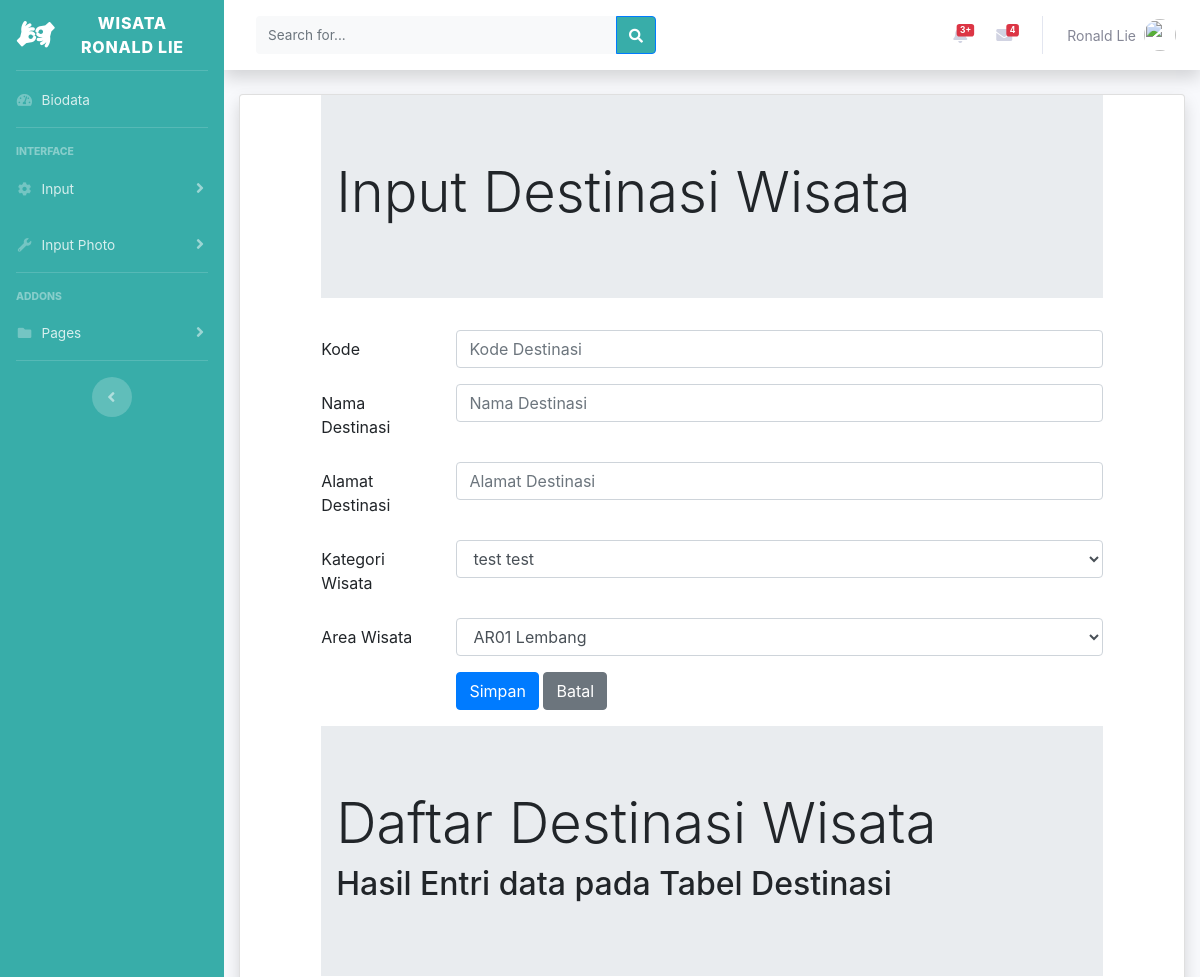
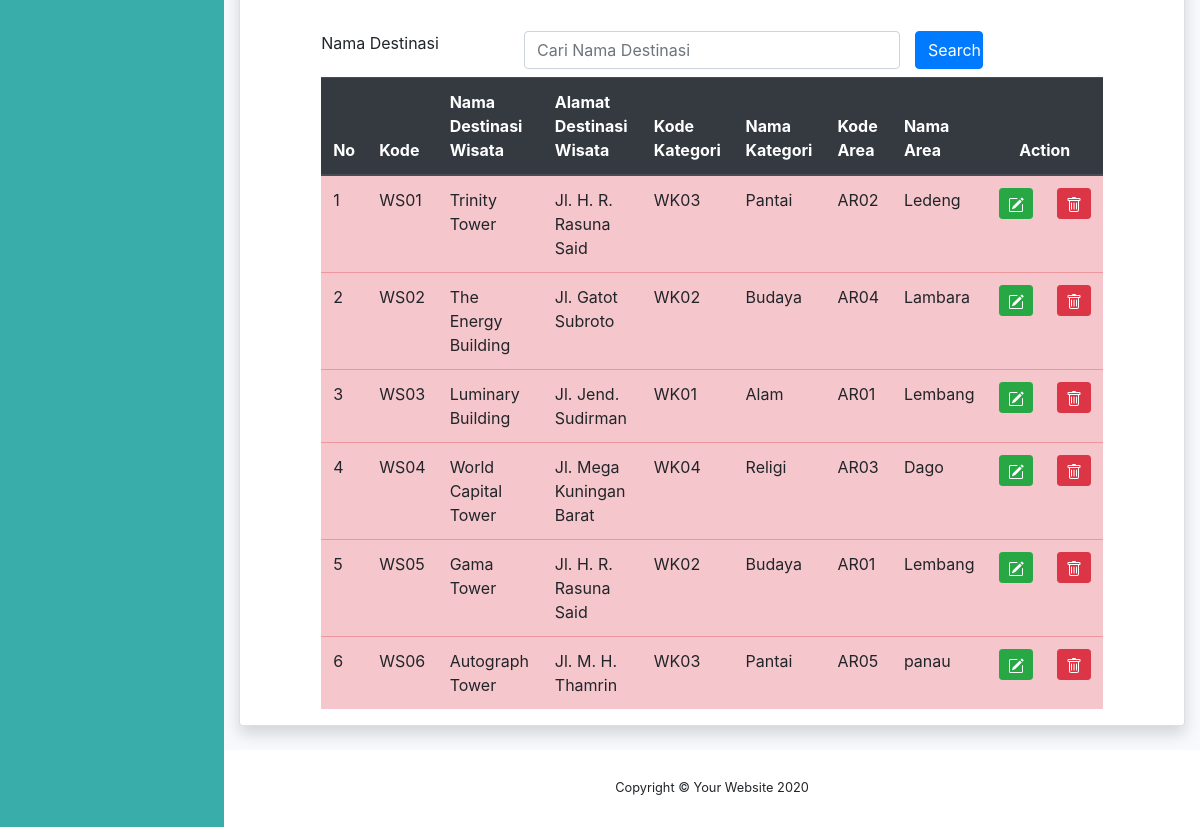
The page /destinasi.php (signed in) on the database its author committed (2 pictures, top to bottom).
### tables this page shows
CREATE TABLE `destinasi` (
  `destinasiID` char(5) NOT NULL,
  `destinasinama` varchar(35) NOT NULL,
  `destinasialamat` varchar(255) NOT NULL,
  `kategoriID` char(4) NOT NULL,
  `areaID` char(4) NOT NULL
);

CREATE TABLE `kategori` (
  `kategoriID` char(4) NOT NULL,
  `kategorinama` char(30) NOT NULL,
  `kategoriketerangan` varchar(255) NOT NULL,
  `kategorireferensi` char(30) NOT NULL
);

CREATE TABLE `area` (
  `areaID` char(4) NOT NULL,
  `areanama` char(25) NOT NULL,
  `areawilayah` char(35) NOT NULL,
  `areaketerangan` varchar(255) NOT NULL,
  `provinsiID` char(2) NOT NULL
);

### destinasi.php (the view, shortened to what this page needs)
<!DOCTYPE html>
<html lang="en">
<head>
</head>
<?php  include "header.php";?>
<div class="container-fluid">
<div class="card shadow mb-4">
<?php
    include "includes/config.php";
    $datakategori = mysqli_query($connection, "select * from kategori");
    $dataarea = mysqli_query($connection, "select * from area");
?>
<html lang="en">
<head>
    <link rel="stylesheet" type="text/css" href="https://cdnjs.cloudflare.com/ajax/libs/select2/4.0.3/css/select2.min.css">
    <link rel="stylesheet" type="text/css" href="css/bootstrap.min.css">
</head>
<div class="row">
<div class="col-sm-1">
</div>
<div class="col-sm-10">
            <div class="jumbotron jumbotron-fluid">
                <div class="container">
                    <h1 class="display-4">Input Destinasi Wisata</h1>
                </div>
            </div>
<form method="POST">
<div class="form-group row">
<label for="kodedestinasi" class="col-sm-2 col-form-label">Kode</label>
<div class="col-sm-10">
  <input type="text" class="form-control" id="kodedestinasi" name="inputkode" placeholder="Kode Destinasi" maxlength="4">
</div>
</div>
<div class="form-group row">
<label for="namadestinasi" class="col-sm-2 col-form-label">Nama Destinasi</label>
<div class="col-sm-10">
  <input type="text" class="form-control" name="inputnama" id="namadestinasi" placeholder="Nama Destinasi">
</div>
</div>
<div class="form-group row">
<label for="alamat" class="col-sm-2 col-form-label">Alamat Destinasi</label>
<div class="col-sm-10">
  <input type="text" class="form-control" name="alamat" id="alamat" placeholder="Alamat Destinasi">
</div>
</div>
<div class="form-group row">
<label for="refkategori" class="col-sm-2 col-form-label">Kategori Wisata</label>
<div class="col-sm-10">
<select class="form-control" id="kodekategori" name ="kodekategori">
    <?php while($row = mysqli_fetch_array($datakategori))
    { ?>
            <option value="<?php echo $row["kategoriID"]?>">
                <?php echo $row["kategoriID"]?>
                <?php echo $row["kategorinama"]?>
            </option>
        <?php } ?>
    </select>
</div>
</div>
<div class="form-group row">
<label for="refkategori" class="col-sm-2 col-form-label">Area Wisata</label>
<div class="col-sm-10">
<select class="form-control" id="kodearea" name="kodearea">
    <?php while($row = mysqli_fetch_array($dataarea))
    { ?>
            <option value="<?php echo $row["areaID"]?>">
                <?php echo $row["areaID"]?>
                <?php echo $row["areanama"]?>
            </option>
        <?php } ?>
    </select>
</div>
</div>
<div class="form-group row">
<div class="col-sm-2"></div>
<div class="col-sm-10">
    <input type="submit" class="btn btn-primary" value="Simpan" name="Simpan">
    <input type="reset" class="btn btn-secondary" value="Batal" name="Batal">
</div>
</div>
</form>
</div>
<div class="col-sm-1">
</div>
</div>
    <div class="row">
        <div class="col-sm-1"></div>
        <div class="col-sm-10">
            <div class="jumbotron jumbotron-fluid">
                <div class="container">
                    <h1 class="display-4">Daftar Destinasi Wisata</h1>
                    <h2>Hasil Entri data pada Tabel Destinasi</h2>
                </div>
            </div>
        <form method="POST">
            <div class="form-group row mb-2">
                <label for="search" class="col-sm-3">Nama Destinasi</label>
                <div class="col-sm-6">
                    <input type="text" name="search" class="form-control" id="search"
                    value="<?php if(isset($_POST['search'])) {echo $_POST['search'];}?>" placeholder="Cari Nama Destinasi">
                </div>
                <input type="submit" name="kirim" class="col-sm-1 btn btn-primary" value="Search">
            </div>
        </form>
            <table class="table table-hover table-danger">
                <thead class="thead-dark">
                    <tr>
                        <th>No</th>
                        <th>Kode</th>
                        <th>Nama Destinasi Wisata</th>
                        <th>Alamat Destinasi Wisata</th>
                        <th>Kode Kategori</th>
                        <th>Nama Kategori</th>
                        <th>Kode Area</th>
                        <th>Nama Area</th>
                        <th colspan="2" style="text-align: center;">Action</th>
                    </tr>
                </thead>
                <tbody>
                    <?php
                    if(isset($_POST["kirim"]))
                    {
                        $search = $_POST['search'];
                        $query = mysqli_query($connection, "select destinasi.*, kategori.kategoriID, kategori.kategorinama,
                        area.areaID, area.areanama from destinasi, kategori, area where destinasinama like '%".$search."%'
                        and destinasi.kategoriID = kategori.kategoriID
                        and destinasi.areaID =  area.areaID");
                    }else
                        {
                            $query = mysqli_query($connection, "select destinasi.*, kategori.kategoriID, kategori.kategorinama,
                            area.areaID, area.areanama from destinasi, kategori, area where
                            destinasi.kategoriID = kategori.kategoriID
                            and destinasi.areaID =  area.areaID");
                        }
                        $nomor = 1;
                        while ($row = mysqli_fetch_array($query))
                            { ?>
                                <tr>
                                    <td><?php echo $nomor;?></td>
                                    <td><?php echo $row['destinasiID'];?></td>
                                    <td><?php echo $row['destinasinama'];?></td>
                                    <td><?php echo $row['destinasialamat'];?></td>
                                    <td><?php echo $row['kategoriID'];?></td>
                                    <td><?php echo $row['kategorinama'];?></td>
                                    <td><?php echo $row['areaID'];?></td>
                                    <td><?php echo $row['areanama'];?></td>
<td>
<a href="destinasiedit.php?ubah=<?php echo $row["destinasiID"]?>"
   class="btn btn-success btn-sm" title="EDIT">
</a>
</td>
<td>
<a href="destinasihapus.php?hapus=<?php echo $row["destinasiID"]?>"
   class="btn btn-danger btn-sm" title="DELETE">
</a>
</td>
                                </tr>
                        <?php $nomor = $nomor + 1; ?>
                        <?php  } ?>
                </tbody>
            </table>
        </div>
        <div class="col-sm-1"></div>
    </div>
</div>
</div>
<?php include "footer.php";?>
</html>

### rows shown on the page
destinasi: destinasiID "WS01", destinasinama "Trinity Tower", destinasialamat "Jl. H. R. Rasuna Said", kategoriID.kategoriID "WK03", kategoriID.kategorinama "Pantai", areaID.areaID "AR02", areaID.areanama "Ledeng"
destinasi: destinasiID "WS02", destinasinama "The Energy Building", destinasialamat "Jl. Gatot Subroto", kategoriID.kategoriID "WK02", kategoriID.kategorinama "Budaya", areaID.areaID "AR04", areaID.areanama "Lambara"
destinasi: destinasiID "WS03", destinasinama "Luminary Building", destinasialamat "Jl. Jend. Sudirman", kategoriID.kategoriID "WK01", kategoriID.kategorinama "Alam", areaID.areaID "AR01", areaID.areanama "Lembang"
destinasi: destinasiID "WS04", destinasinama "World Capital Tower", destinasialamat "Jl. Mega Kuningan Barat", kategoriID.kategoriID "WK04", kategoriID.kategorinama "Religi", areaID.areaID "AR03", areaID.areanama "Dago"
destinasi: destinasiID "WS05", destinasinama "Gama Tower", destinasialamat "Jl. H. R. Rasuna Said", kategoriID.kategoriID "WK02", kategoriID.kategorinama "Budaya", areaID.areaID "AR01", areaID.areanama "Lembang"
destinasi: destinasiID "WS06", destinasinama "Autograph Tower", destinasialamat "Jl. M. H. Thamrin", kategoriID.kategoriID "WK03", kategoriID.kategorinama "Pantai", areaID.areaID "AR05", areaID.areanama "panau"

### other values the page prints
form field kodekategori "test test"
form field kodearea "AR01 Lembang"
